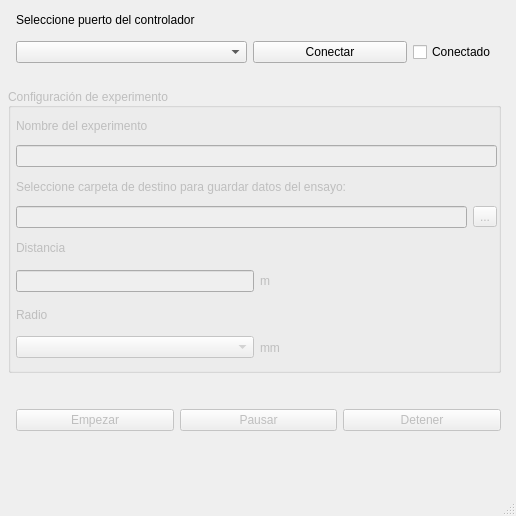
<?xml version="1.0" encoding="UTF-8"?>
<ui version="4.0">
 <class>MainWindow</class>
 <widget class="QMainWindow" name="MainWindow">
  <property name="enabled">
   <bool>true</bool>
  </property>
  <property name="geometry">
   <rect>
    <x>0</x>
    <y>0</y>
    <width>516</width>
    <height>516</height>
   </rect>
  </property>
  <property name="minimumSize">
   <size>
    <width>516</width>
    <height>516</height>
   </size>
  </property>
  <property name="maximumSize">
   <size>
    <width>516</width>
    <height>516</height>
   </size>
  </property>
  <property name="contextMenuPolicy">
   <enum>Qt::NoContextMenu</enum>
  </property>
  <property name="acceptDrops">
   <bool>false</bool>
  </property>
  <property name="windowTitle">
   <string>POD App</string>
  </property>
  <property name="documentMode">
   <bool>false</bool>
  </property>
  <widget class="QWidget" name="centralwidget">
   <widget class="QWidget" name="horizontalLayoutWidget_3">
    <property name="geometry">
     <rect>
      <x>16</x>
      <y>4</y>
      <width>481</width>
      <height>59</height>
     </rect>
    </property>
    <layout class="QGridLayout" name="gridLayout" columnstretch="3,2,1">
     <item row="1" column="0">
      <widget class="QComboBox" name="portCombo"/>
     </item>
     <item row="1" column="2">
      <widget class="QCheckBox" name="connectedCheck">
       <property name="enabled">
        <bool>true</bool>
       </property>
       <property name="text">
        <string>Conectado</string>
       </property>
       <property name="checkable">
        <bool>false</bool>
       </property>
      </widget>
     </item>
     <item row="0" column="0">
      <widget class="QLabel" name="label_3">
       <property name="text">
        <string>Seleccione puerto del controlador</string>
       </property>
      </widget>
     </item>
     <item row="1" column="1">
      <widget class="QPushButton" name="conectarBtn">
       <property name="text">
        <string>Conectar</string>
       </property>
      </widget>
     </item>
    </layout>
   </widget>
   <widget class="QGroupBox" name="groupBox">
    <property name="enabled">
     <bool>false</bool>
    </property>
    <property name="geometry">
     <rect>
      <x>8</x>
      <y>88</y>
      <width>493</width>
      <height>285</height>
     </rect>
    </property>
    <property name="layoutDirection">
     <enum>Qt::LeftToRight</enum>
    </property>
    <property name="autoFillBackground">
     <bool>true</bool>
    </property>
    <property name="title">
     <string>Configuración de experimento</string>
    </property>
    <property name="alignment">
     <set>Qt::AlignLeading|Qt::AlignLeft|Qt::AlignVCenter</set>
    </property>
    <property name="flat">
     <bool>false</bool>
    </property>
    <property name="checkable">
     <bool>false</bool>
    </property>
    <widget class="QWidget" name="verticalLayoutWidget_2">
     <property name="geometry">
      <rect>
       <x>8</x>
       <y>24</y>
       <width>481</width>
       <height>249</height>
      </rect>
     </property>
     <layout class="QVBoxLayout" name="verticalLayout_3">
      <item>
       <widget class="QLabel" name="label_2">
        <property name="text">
         <string>Nombre del experimento</string>
        </property>
       </widget>
      </item>
      <item>
       <widget class="QLineEdit" name="experimentNameInput"/>
      </item>
      <item>
       <widget class="QLabel" name="label">
        <property name="text">
         <string>Seleccione carpeta de destino para guardar datos del ensayo:</string>
        </property>
       </widget>
      </item>
      <item>
       <layout class="QHBoxLayout" name="horizontalLayout_2">
        <item>
         <widget class="QLineEdit" name="pathInput">
          <property name="enabled">
           <bool>false</bool>
          </property>
          <property name="readOnly">
           <bool>true</bool>
          </property>
         </widget>
        </item>
        <item>
         <widget class="QToolButton" name="pathBrowseBtn">
          <property name="text">
           <string>...</string>
          </property>
         </widget>
        </item>
       </layout>
      </item>
      <item>
       <widget class="QLabel" name="label_4">
        <property name="text">
         <string>Distancia</string>
        </property>
       </widget>
      </item>
      <item>
       <layout class="QHBoxLayout" name="horizontalLayout" stretch="1,1">
        <item>
         <widget class="QLineEdit" name="distanciaInput"/>
        </item>
        <item>
         <widget class="QLabel" name="label_6">
          <property name="text">
           <string>m</string>
          </property>
         </widget>
        </item>
       </layout>
      </item>
      <item>
       <widget class="QLabel" name="label_5">
        <property name="text">
         <string>Radio</string>
        </property>
       </widget>
      </item>
      <item>
       <layout class="QHBoxLayout" name="horizontalLayout_3">
        <item>
         <widget class="QComboBox" name="radioCombo"/>
        </item>
        <item>
         <widget class="QLabel" name="label_7">
          <property name="text">
           <string>mm</string>
          </property>
         </widget>
        </item>
       </layout>
      </item>
     </layout>
    </widget>
   </widget>
   <widget class="QWidget" name="horizontalLayoutWidget_5">
    <property name="geometry">
     <rect>
      <x>16</x>
      <y>384</y>
      <width>485</width>
      <height>73</height>
     </rect>
    </property>
    <layout class="QHBoxLayout" name="horizontalLayout_4">
     <item>
      <widget class="QPushButton" name="startBtn">
       <property name="enabled">
        <bool>false</bool>
       </property>
       <property name="text">
        <string>Empezar</string>
       </property>
      </widget>
     </item>
     <item>
      <widget class="QPushButton" name="pauseBtn">
       <property name="enabled">
        <bool>false</bool>
       </property>
       <property name="text">
        <string>Pausar</string>
       </property>
      </widget>
     </item>
     <item>
      <widget class="QPushButton" name="stopBtn">
       <property name="enabled">
        <bool>false</bool>
       </property>
       <property name="text">
        <string>Detener</string>
       </property>
      </widget>
     </item>
    </layout>
   </widget>
  </widget>
  <widget class="QMenuBar" name="menubar">
   <property name="geometry">
    <rect>
     <x>0</x>
     <y>0</y>
     <width>516</width>
     <height>26</height>
    </rect>
   </property>
  </widget>
  <widget class="QStatusBar" name="statusbar"/>
 </widget>
 <resources/>
 <connections/>
 <designerdata>
  <property name="gridDeltaX">
   <number>4</number>
  </property>
  <property name="gridDeltaY">
   <number>4</number>
  </property>
  <property name="gridSnapX">
   <bool>true</bool>
  </property>
  <property name="gridSnapY">
   <bool>true</bool>
  </property>
  <property name="gridVisible">
   <bool>true</bool>
  </property>
 </designerdata>
</ui>
